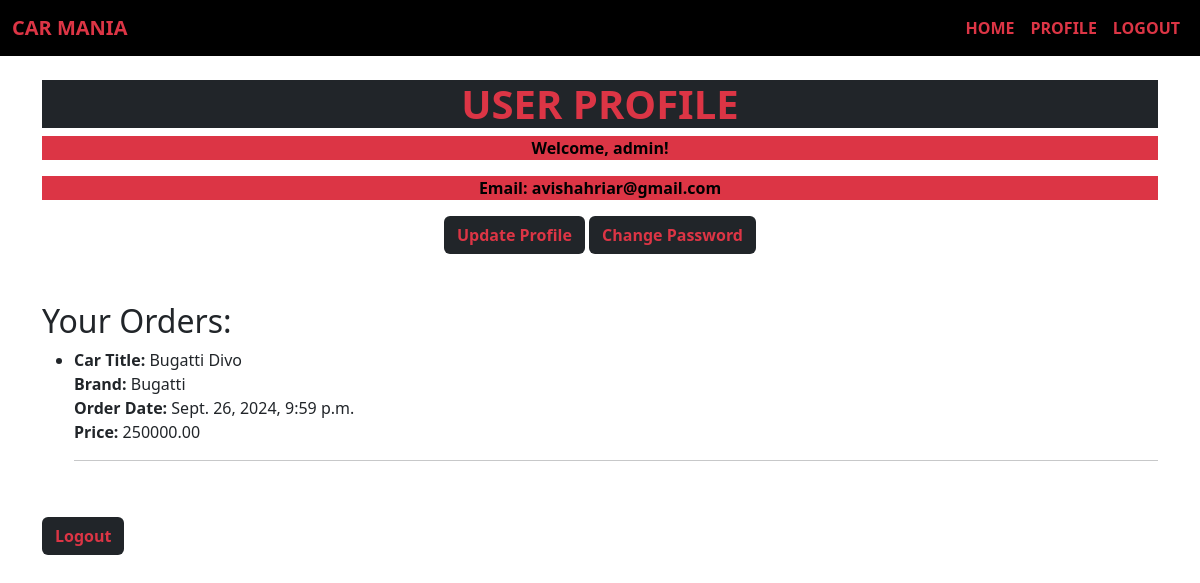
/profile/ (signed in), run on the app's committed database.
### cars_app/models.py (models this page shows, shortened)
class Order(models.Model):
    user = models.ForeignKey(User, on_delete=models.CASCADE)
    car = models.ForeignKey(Car, on_delete=models.CASCADE)
    order_date = models.DateTimeField(auto_now_add=True)

class Car(models.Model):
    brand = models.ForeignKey(Brand, on_delete=models.CASCADE)
    title = models.CharField(max_length=255)
    description = models.TextField()
    price = models.DecimalField(max_digits=10, decimal_places=2)
    quantity = models.PositiveIntegerField()
    image = models.ImageField(upload_to='car_images/')
    created_at = models.DateTimeField(auto_now_add=True)

class Brand(models.Model):
    name = models.CharField(max_length=255, unique=True)

### cars_app/views.py (the view)
# urls.py: path('profile/', profile_view, name='profile'),
@login_required
def profile_view(request):
    user_orders = Order.objects.filter(user=request.user).select_related('car')
    purchased_cars = {}
    for order in user_orders:
        car = order.car
        if car.id not in purchased_cars:
            purchased_cars[car.id] = {'count': 0, 'car': car}
        purchased_cars[car.id]['count'] += 1
    return render(request, 'cars_app/profile.html', {'orders': user_orders, 'purchased_cars': purchased_cars})

### cars_app/templates/cars_app/profile.html (shortened to what this page needs)
{% extends "base.html" %}
{% block content %}
    <h1 class="fw-bold text-danger text-bg-dark text-center" >USER PROFILE</h1>
    <p class="fw-bold text-bg-danger text-black text-center " >Welcome, {{ user.username }}!</p>
    <p class="fw-bold text-bg-danger text-black text-center" >Email: {{ user.email }}</p>
   <div class="text-center  ">
    <a href="{% url 'update_profile' %}" class="btn  text-danger bg-dark fw-bold">Update Profile</a>
    <a href="{% url 'change_password' %}" class="btn  text-danger bg-dark fw-bold">Change Password</a>
   </div>
    <br><br>
    <h2>Your Orders:</h2>
    <ul>
        {% for order in orders %}
            <li>
                <strong>Car Title:</strong> {{ order.car.title }}<br>
                <strong>Brand:</strong> {{ order.car.brand.name }}<br>
                <strong>Order Date:</strong> {{ order.order_date }}<br>
                <strong>Price:</strong> {{ order.car.price }}<br>
                <hr>
                <br>
            </li>
        {% empty %}
            <li>No orders found.</li>
        {% endfor %}
    </ul>
    <a class="btn  text-danger bg-dark fw-bold" href="{% url 'logout' %}">Logout</a>
{% endblock %}

### data on the page
Order: car "Bugatti Divo", car.brand.name "Bugatti", order_date "Sept. 26, 2024, 9:59 p.m.", car.price "250000.00"

### other printed values
{{ user.username }} "admin"
{{ user.email }} "avishahriar@gmail.com"
